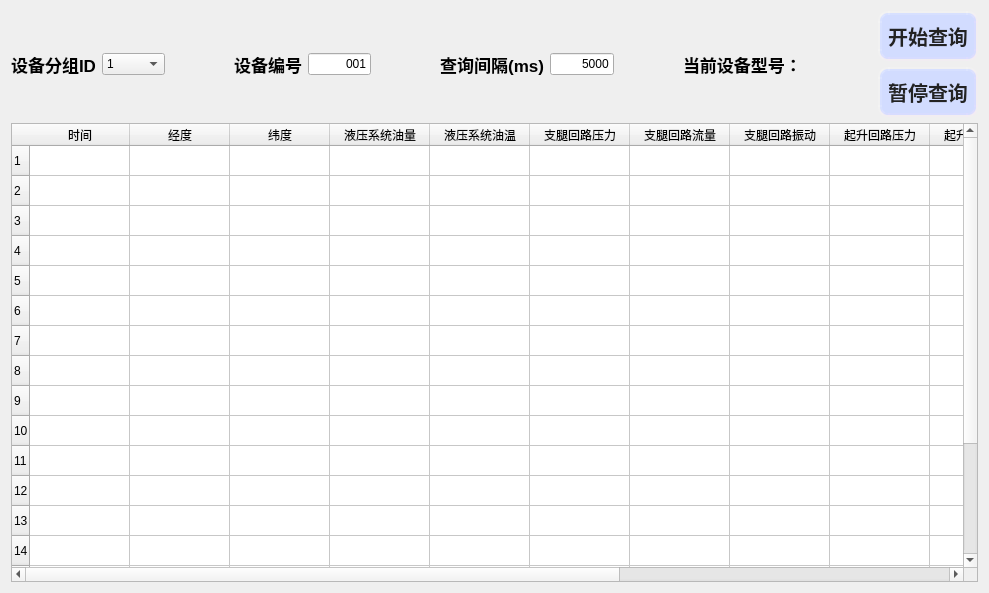
<?xml version="1.0" encoding="UTF-8"?>
<ui version="4.0">
 <class>ShowRealTimeDataWidget</class>
 <widget class="QWidget" name="ShowRealTimeDataWidget">
  <property name="geometry">
   <rect>
    <x>0</x>
    <y>0</y>
    <width>989</width>
    <height>593</height>
   </rect>
  </property>
  <property name="windowTitle">
   <string>实时数据查看</string>
  </property>
  <property name="styleSheet">
   <string notr="true">QPushButton{
/*背景色*/
	background-color: rgb(210, 220, 255);
/*边框样式*/
border-style: outset;
/*边框宽度为4像素*/
border-width: 4px;
/*边框圆角半径*/
border-radius: 10px;
/*边框颜色*/
border-color: rgba(255, 225, 255, 30);
/*字体*/
font: bold 20px;
/*字体颜色*/
color: rgb(35, 35, 35);
/*填衬*/
padding: 6px;
}

QPushButton:disabled{
background-color: rgba(211, 211, 211, 180);
color: rgba(39, 39, 39, 100);
}

/*鼠标悬停在按钮上时*/
QPushButton:hover{
	background-color: rgb(102, 102, 255,200);
border-color: rgba(255, 225, 255, 200);
color:rgba(0, 0, 0, 200);
}

/*按钮被按下时*/
QPushButton:pressed {
background-color: rgba(102, 102, 255, 200);
border-color: rgba(255, 225, 255, 30);
border-style: inset;
color:rgba(0, 0, 0, 100);
}

/*********标签*************/
QLabel{
	font: bold 17px;
}
</string>
  </property>
  <layout class="QGridLayout" name="gridLayout">
   <item row="0" column="0">
    <layout class="QHBoxLayout" name="horizontalLayout" stretch="1,1,1,1,1,1,1,1,1,3,1">
     <item>
      <widget class="QLabel" name="label_gid">
       <property name="text">
        <string>设备分组ID</string>
       </property>
       <property name="alignment">
        <set>Qt::AlignRight|Qt::AlignTrailing|Qt::AlignVCenter</set>
       </property>
       <property name="buddy">
        <cstring>coBox_gid</cstring>
       </property>
      </widget>
     </item>
     <item>
      <widget class="QComboBox" name="coBox_gid">
       <item>
        <property name="text">
         <string>1</string>
        </property>
       </item>
       <item>
        <property name="text">
         <string>2</string>
        </property>
       </item>
      </widget>
     </item>
     <item>
      <spacer name="horizontalSpacer">
       <property name="orientation">
        <enum>Qt::Horizontal</enum>
       </property>
       <property name="sizeHint" stdset="0">
        <size>
         <width>40</width>
         <height>20</height>
        </size>
       </property>
      </spacer>
     </item>
     <item>
      <widget class="QLabel" name="label_id">
       <property name="text">
        <string>设备编号</string>
       </property>
       <property name="alignment">
        <set>Qt::AlignRight|Qt::AlignTrailing|Qt::AlignVCenter</set>
       </property>
       <property name="buddy">
        <cstring>lineE_id</cstring>
       </property>
      </widget>
     </item>
     <item>
      <widget class="QLineEdit" name="lineE_id">
       <property name="text">
        <string>001</string>
       </property>
       <property name="alignment">
        <set>Qt::AlignRight|Qt::AlignTrailing|Qt::AlignVCenter</set>
       </property>
      </widget>
     </item>
     <item>
      <spacer name="horizontalSpacer_3">
       <property name="orientation">
        <enum>Qt::Horizontal</enum>
       </property>
       <property name="sizeHint" stdset="0">
        <size>
         <width>40</width>
         <height>20</height>
        </size>
       </property>
      </spacer>
     </item>
     <item>
      <widget class="QLabel" name="label_interval">
       <property name="text">
        <string>查询间隔(ms)</string>
       </property>
       <property name="alignment">
        <set>Qt::AlignRight|Qt::AlignTrailing|Qt::AlignVCenter</set>
       </property>
       <property name="buddy">
        <cstring>lineE_interval</cstring>
       </property>
      </widget>
     </item>
     <item>
      <widget class="QLineEdit" name="lineE_interval">
       <property name="text">
        <string>5000</string>
       </property>
       <property name="alignment">
        <set>Qt::AlignRight|Qt::AlignTrailing|Qt::AlignVCenter</set>
       </property>
      </widget>
     </item>
     <item>
      <spacer name="horizontalSpacer_2">
       <property name="orientation">
        <enum>Qt::Horizontal</enum>
       </property>
       <property name="sizeHint" stdset="0">
        <size>
         <width>40</width>
         <height>20</height>
        </size>
       </property>
      </spacer>
     </item>
     <item>
      <widget class="QLabel" name="label_type">
       <property name="text">
        <string>当前设备型号：</string>
       </property>
      </widget>
     </item>
     <item>
      <layout class="QVBoxLayout" name="verticalLayout">
       <item>
        <widget class="QPushButton" name="pBtn_startQuery">
         <property name="text">
          <string>开始查询</string>
         </property>
        </widget>
       </item>
       <item>
        <widget class="QPushButton" name="pBtn_stopQuery">
         <property name="text">
          <string>暂停查询</string>
         </property>
        </widget>
       </item>
      </layout>
     </item>
    </layout>
   </item>
   <item row="1" column="0">
    <widget class="QTableWidget" name="tWidget_realtimeData">
     <property name="sizePolicy">
      <sizepolicy hsizetype="Expanding" vsizetype="Expanding">
       <horstretch>0</horstretch>
       <verstretch>0</verstretch>
      </sizepolicy>
     </property>
     <property name="lineWidth">
      <number>1</number>
     </property>
     <property name="midLineWidth">
      <number>0</number>
     </property>
     <property name="verticalScrollBarPolicy">
      <enum>Qt::ScrollBarAsNeeded</enum>
     </property>
     <property name="horizontalScrollBarPolicy">
      <enum>Qt::ScrollBarAsNeeded</enum>
     </property>
     <property name="sizeAdjustPolicy">
      <enum>QAbstractScrollArea::AdjustToContents</enum>
     </property>
     <property name="autoScroll">
      <bool>true</bool>
     </property>
     <property name="showGrid">
      <bool>true</bool>
     </property>
     <attribute name="horizontalHeaderCascadingSectionResizes">
      <bool>false</bool>
     </attribute>
     <row>
      <property name="text">
       <string>1</string>
      </property>
     </row>
     <row>
      <property name="text">
       <string>2</string>
      </property>
     </row>
     <row>
      <property name="text">
       <string>3</string>
      </property>
     </row>
     <row>
      <property name="text">
       <string>4</string>
      </property>
     </row>
     <row>
      <property name="text">
       <string>5</string>
      </property>
     </row>
     <row>
      <property name="text">
       <string>6</string>
      </property>
     </row>
     <row>
      <property name="text">
       <string>7</string>
      </property>
     </row>
     <row>
      <property name="text">
       <string>8</string>
      </property>
     </row>
     <row>
      <property name="text">
       <string>9</string>
      </property>
     </row>
     <row>
      <property name="text">
       <string>10</string>
      </property>
     </row>
     <row>
      <property name="text">
       <string>11</string>
      </property>
     </row>
     <row>
      <property name="text">
       <string>12</string>
      </property>
     </row>
     <row>
      <property name="text">
       <string>13</string>
      </property>
     </row>
     <row>
      <property name="text">
       <string>14</string>
      </property>
     </row>
     <row>
      <property name="text">
       <string>15</string>
      </property>
     </row>
     <row>
      <property name="text">
       <string>16</string>
      </property>
     </row>
     <row>
      <property name="text">
       <string>17</string>
      </property>
     </row>
     <row>
      <property name="text">
       <string>18</string>
      </property>
     </row>
     <row>
      <property name="text">
       <string>20</string>
      </property>
     </row>
     <column>
      <property name="text">
       <string>时间</string>
      </property>
     </column>
     <column>
      <property name="text">
       <string>经度</string>
      </property>
     </column>
     <column>
      <property name="text">
       <string>纬度</string>
      </property>
     </column>
     <column>
      <property name="text">
       <string>液压系统油量</string>
      </property>
     </column>
     <column>
      <property name="text">
       <string>液压系统油温</string>
      </property>
     </column>
     <column>
      <property name="text">
       <string>支腿回路压力</string>
      </property>
     </column>
     <column>
      <property name="text">
       <string>支腿回路流量</string>
      </property>
     </column>
     <column>
      <property name="text">
       <string>支腿回路振动</string>
      </property>
     </column>
     <column>
      <property name="text">
       <string>起升回路压力</string>
      </property>
     </column>
     <column>
      <property name="text">
       <string>起升回路流量</string>
      </property>
     </column>
     <column>
      <property name="text">
       <string>起升回路油温</string>
      </property>
     </column>
     <column>
      <property name="text">
       <string>柴油机压力</string>
      </property>
     </column>
     <column>
      <property name="text">
       <string>柴油机油量</string>
      </property>
     </column>
     <column>
      <property name="text">
       <string>柴油机振动</string>
      </property>
     </column>
    </widget>
   </item>
  </layout>
 </widget>
 <resources/>
 <connections/>
</ui>
